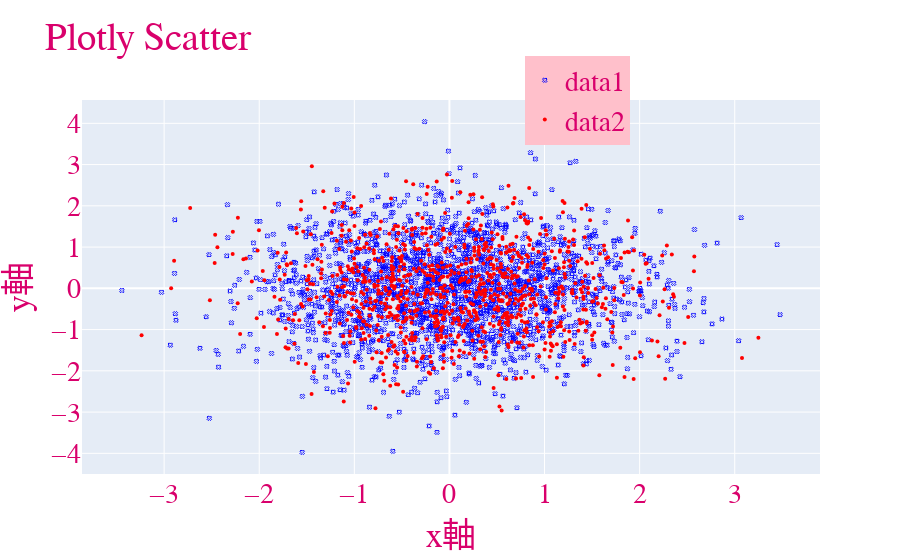

This figure's notebook cell:
### Code cell
import plotly.graph_objs as go
import plotly.offline as pof
import numpy as np

## 設定為離線
pof.init_notebook_mode(connected = True)

## data 1
## 隨機產生2000個二維數據
x = np.random.randn(2000)
y = np.random.randn(2000)

data1 = go.Scatter(
    x = x,
    y = y,
    marker = {'color': 'blue', 'symbol': 104, 'size': 4},
    mode = 'markers',
    name = 'data1'
)

## data2
## 隨機產生1000個二維數據

x1 = np.random.randn(1000)
y1 = np.random.randn(1000)

data2 = go.Scatter(
    x = x1,
    y = y1,
    marker = {'color': 'red', 'size': 4},
    mode = 'markers',
    name = 'data2'
)

## 將data1和data2裝進串列
data = [data1, data2]

## 介面設定
layout = go.Layout(
    title = "Plotly Scatter",
    xaxis = {'title': 'x軸'},
    yaxis = {'title': 'y軸'},
    font = {
        'size': 28,
        'family': 'serif',
        'color': '#D9006C'
        
    },
    showlegend = True,
    legend = {
        'x': 0.6,
        'yanchor': 'middle',
        'bgcolor': 'pink',
        'bordercolor': 'black'
        
    } )  

## 結合數據與介面
figure = go.Figure(data = data, layout = layout)

## 繪圖
pof.iplot(figure, filename = 'Plotly-Scatter', show_link = True, link_text = "Plotly Links", image_height = 800, image_width = 900)

### Figure 1 — Plotly figure (JSON) as saved in the notebook; plotly's stock layout.template omitted (floating-point values rounded to 4 significant figures; data arrays with more than 128 entries replaced by an {"elided": "..."} marker saying what was removed)
{"data": [{"marker": {"color": "blue", "size": 4, "symbol": 104}, "mode": "markers", "name": "data1", "type": "scatter", "x": {"elided": "2000 float values"}, "y": {"elided": "2000 float values"}}, {"marker": {"color": "red", "size": 4}, "mode": "markers", "name": "data2", "type": "scatter", "x": {"elided": "1000 float values"}, "y": {"elided": "1000 float values"}}], "layout": {"font": {"color": "#D9006C", "family": "serif", "size": 28}, "legend": {"bgcolor": "pink", "bordercolor": "black", "x": 0.6, "yanchor": "middle"}, "showlegend": true, "title": {"text": "Plotly Scatter"}, "xaxis": {"title": {"text": "x軸"}}, "yaxis": {"title": {"text": "y軸"}}}}
